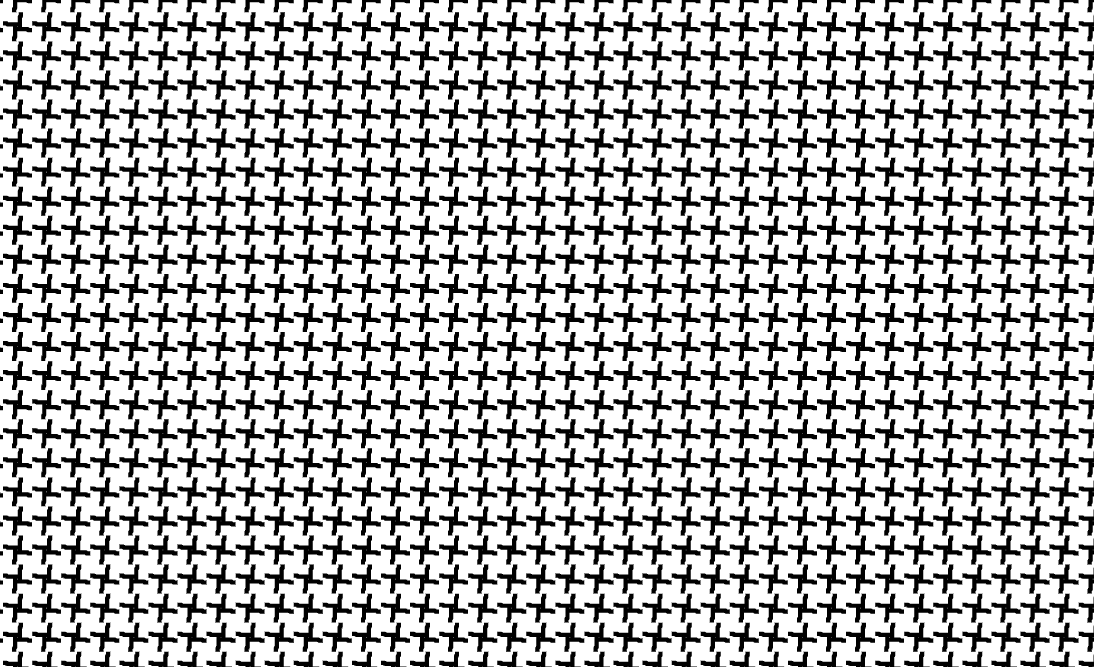
#> input picture studentDemos/images/C4pinwheel.png, 1094 x 667 px, found by its file name
$ jupyter execute --allow-errors translations_only_PH.ipynb
#> lines starting #> are read from the running program, lines starting #| are printed output that depends on the picture
## Detecting Translational Symmetry with Persistent Homology

If $\Gamma$ is the group of translational symmetries, then $E(2)/\Gamma$ will be a torus. Thus, if we only sample translations, we expect the persistent homology to indicate two $H_1$ homology classes over $Z_2$ and $Z_3$ for images with $C1, C2, C3, C4,$ and $C6$ symmetry. This code will sample only translational isometries, and then use the pixel embedding of snapshots of those isometries to calculate the persistent homology.

[cell 1]
# importing packages
from ripser import ripser
from persim import plot_diagrams
from numpy import pi,sin,cos
import numpy as np
import matplotlib.pyplot as plt
from matplotlib import cm
import random
from math import dist
from math import sqrt
from math import ceil
from PIL import Image
from PIL import ImageFilter
from IPython.display import display
import glob
from sklearn.metrics import pairwise_distances
from sklearn.metrics.pairwise import paired_distances

[cell 2]
# Code needed to create data and calculate persistent homology

# Given an image, a lens size, and a translation, translation_snapshot()
# returns a snapshot after the translation is performed.
def translation_snapshot(img, lens_sz, translation):
    (a,b) = translation
    translation = (-a,-b)
    (x,y) = upper_left_center(img, translation)
    (length, height) = img.size

    lens_corner_x = x - lens_sz/2.0
    lens_corner_y = y - lens_sz/2.0
    ret_img = img.crop((lens_corner_x,lens_corner_y, lens_corner_x+lens_sz, lens_corner_y+lens_sz))

    #make sure didn't fall off of the image
    (ret_length, ret_height) = ret_img.size
    if (lens_corner_x<0 or lens_corner_y<0 or lens_corner_x+lens_sz>length or lens_corner_y+lens_sz>height):
        print("I came off the page!")
        return False
    return ret_img

# Given a point with the origin at the center of the image, upper_left_center()
# returns the same point but with coordinates with an origin at the top left corner.
# This is a helper function for translation_snapshot().
def upper_left_center(img, center):
    (x,y) = center
    (l, h) = img.size
    return (l/2.0+x , h/2.0 - y)

# get_pixel_isom() converts a list of isometries into a list of the associated
# pixel vector embeddings
def get_pixel_isom(isoms, img, lens):
    isom_images = []
    for iso in isoms:
        isom_images.append(translation_snapshot(img, lens, iso))
    ret_lst = []
    for elem in isom_images:
        arr = np.asarray(elem)
        arr = arr.reshape(-1)
        ret_lst.append(arr)
    ret_lst = np.asarray(ret_lst)
    return ret_lst

# generate a list of random isometries such that the lens does not fall off of the page
def generate_isoms(img, lens_sz, n_samples):
    lens_range = ((min(img.size)/sqrt(2))-lens_sz)/2.0
    x_trans = (lens_range*2*np.random.random(n_samples) - lens_range)
    y_trans = (lens_range*2*np.random.random(n_samples) - lens_range)
    isoms = []
    for i in range(n_samples):
        isoms.append((x_trans[i], y_trans[i]))
    return isoms

# generate a persistent homology graph with ripser and show the H1 intervals
def persistent_homology(img, lens_sz, n_samples, c):
    isoms = generate_isoms(img, lens_sz, n_samples)
    data = get_pixel_isom(isoms, img, lens_sz)

    # make persistent homology plot with ripser
    res = ripser(data, maxdim=1,  coeff =c)
    dgms = res['dgms']
    plt.figure(figsize = (4,4))
    plt.title("$\mathbb{Z} /$"+str(c)+"$\mathbb{Z}$")
    plot_diagrams(dgms)

    # see how many points are persisting
    H1 = res['dgms'][1].tolist() # all intervals in H1
    d = []
    for pair in H1:
        d.append(pair[1] - pair[0]) # finding lengths of intervals in H1
    d.sort(reverse = True) # sorting from longest to shortest intervals
    print("largest 7 lengths of H1 intervals")
    print(d[:7])

## Point Group: $C_1$

#> (a cell that did not finish here is left out)

#> (a cell that did not finish here is left out)

#> (a cell that did not finish here is left out)

As expected, these results indicate that there are two $H_1$ homology classes over $Z_2$ and $Z_3$!

## Point Group: $C_2$

#> (a cell that did not finish here is left out)

#> (a cell that did not finish here is left out)

#> (a cell that did not finish here is left out)

As expected, these results indicate that there are two $H_1$ homology classes over $Z_2$ and $Z_3$!

## Point Group: $C_3$

#> (a cell that did not finish here is left out)

#> (a cell that did not finish here is left out)

#> (a cell that did not finish here is left out)

As expected, these results indicate that there are two $H_1$ homology classes over $Z_2$ and $Z_3$!

## Point Group: $C_4$

[cell 12]
img = Image.open('images/C4pinwheel.png')
#> img is the input picture: PIL image 1094x667 RGBA; mean R, G, B, A 177.5, 177.5, 177.5, 255
img = img.convert('L')
#> img: PIL image 1094x667 L
display(img)

[cell 13]
persistent_homology(img, 60, 1000, 2)
#> in persistent_homology, `isoms = generate_isoms(img, lens_sz, n_samples)`: isoms = 1000 pairs, first value -205.6 to 205.7, second value -205.7 to 205.2
#> the loop in get_pixel_isom, `for iso in isoms:` made 1000 passes
#> (a in translation_snapshot, b in translation_snapshot, translation in translation_snapshot, lens_corner_x in translation_snapshot, lens_corner_y in translation_snapshot) on passes 1 to 3: (20.09, 38.23, (-20.09, -38.23), 496.9, 341.7), (88.58, -201.7, (-88.58, 201.7), 428.4, 101.8), (42.3, -9.95, (-42.3, 9.95), 474.7, 293.5)
#> in get_pixel_isom, `ret_lst = np.asarray(ret_lst)`:
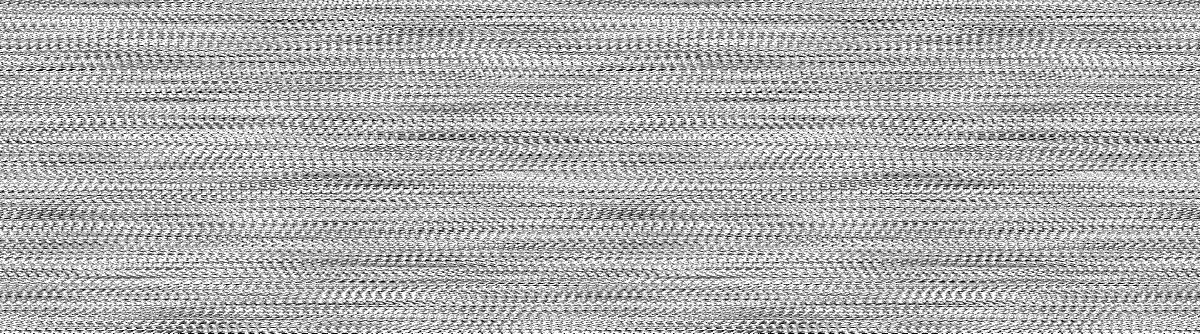
#> ret_lst: shape (1000, 3600) (shown at 1/3 size); min 0, max 255, mean 177.2
#> (the call stopped at in persistent_homology, `res = ripser(data, maxdim=1,  coeff =c)`: ripser is not available in this run)

[cell 14]
persistent_homology(img, 60, 1000, 3)
#> call 2 of get_pixel_isom, with lens = 60
#> the loop in get_pixel_isom (call 2), `for iso in isoms:` made 1000 passes
#> iso on passes 1 to 3: (128.2, -35.42), (-9.84, 53.36), (9.53, 114.7)
#> pass 1, in translation_snapshot (call 1001), `ret_img = img.crop((lens_corner_x,lens_corner_y, lens_corner_x+lens_sz..`:
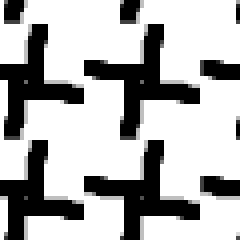
#> ret_img: PIL image 60x60 L (shown 4 times larger); min 0, max 255, mean 179.1
#> in get_pixel_isom (call 2), `ret_lst = np.asarray(ret_lst)`:
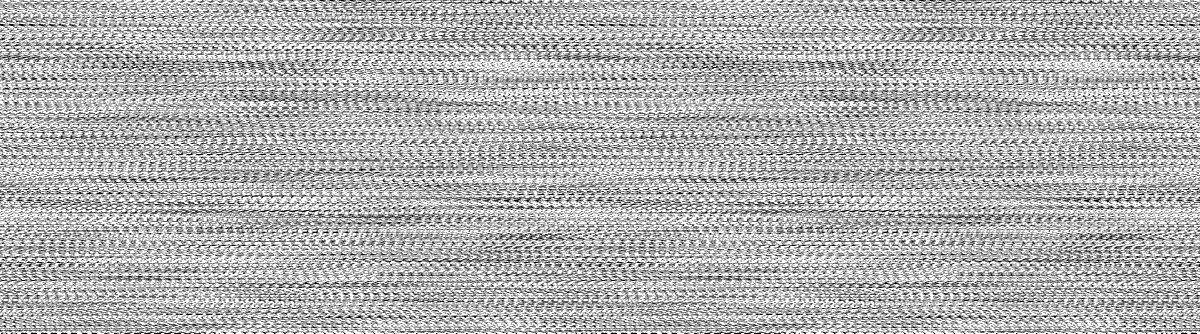
#> ret_lst: shape (1000, 3600) (shown at 1/3 size); min 0, max 255, mean 177.3
#> (the call stopped at in persistent_homology, `res = ripser(data, maxdim=1,  coeff =c)`: ripser is not available in this run)

As expected, these results indicate that there are two $H_1$ homology classes over $Z_2$ and $Z_3$!

## Point Group: $C_6$

[cell 15]
img = Image.open('images/C6 star.png')
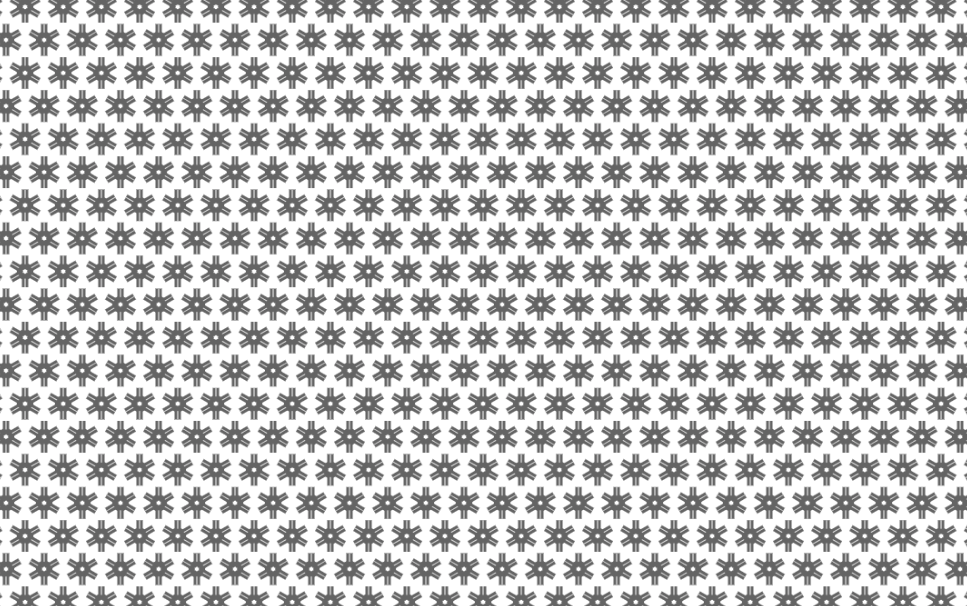
#> input picture studentDemos/images/C6 star.png, 967 x 606 px, found by its file name
#> img is the input picture: PIL image 967x606 RGBA; mean R, G, B, A 197, 197, 197, 255
img = img.convert('L')
#> img: PIL image 967x606 L
display(img)

[cell 16]
persistent_homology(img, 60, 1000, 2)
#> call 3 of get_pixel_isom, with lens = 60
#> the loop in get_pixel_isom (call 3), `for iso in isoms:` made 1000 passes
#> iso on passes 1 to 3: (-76.41, -49.09), (24.51, -74.58), (-133.6, -159)
#> pass 1, in translation_snapshot (call 2001), `ret_img = img.crop((lens_corner_x,lens_corner_y, lens_corner_x+lens_sz..`:
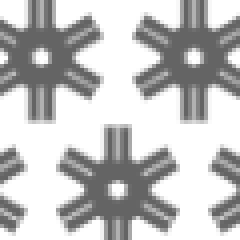
#> ret_img: PIL image 60x60 L (shown 4 times larger); min 100, max 255, mean 192.9
#> in get_pixel_isom (call 3), `ret_lst = np.asarray(ret_lst)`:
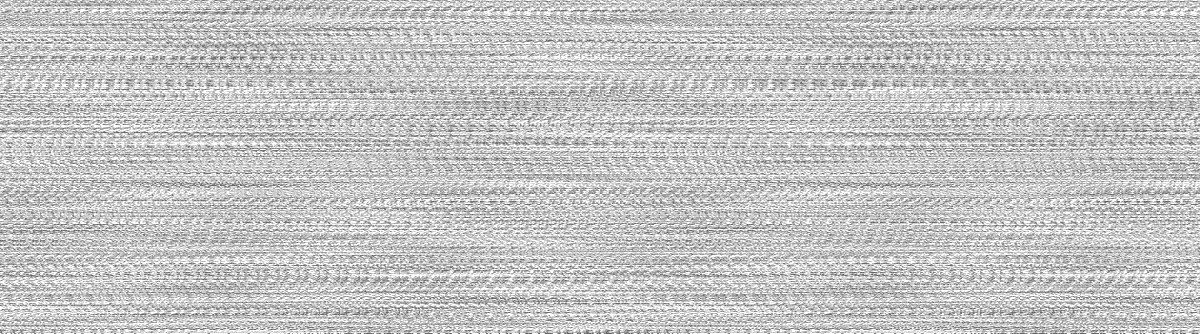
#> ret_lst: shape (1000, 3600) (shown at 1/3 size); min 100, max 255, mean 197.2
#> (the call stopped at in persistent_homology, `res = ripser(data, maxdim=1,  coeff =c)`: ripser is not available in this run)

[cell 17]
persistent_homology(img, 60, 1000, 3)
#> call 4 of get_pixel_isom, with lens = 60
#> the loop in get_pixel_isom (call 4), `for iso in isoms:` made 1000 passes
#> iso on passes 1 to 3: (-46.14, 37.43), (-26.28, 4.99), (67.46, 104)
#> pass 1, in translation_snapshot (call 3001), `ret_img = img.crop((lens_corner_x,lens_corner_y, lens_corner_x+lens_sz..`:
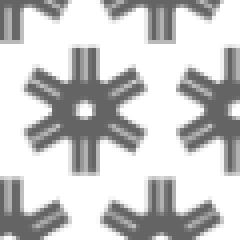
#> ret_img: PIL image 60x60 L (shown 4 times larger); min 100, max 255, mean 199.9
#> pass 2, in translation_snapshot (call 3002), `ret_img = img.crop((lens_corner_x,lens_corner_y, lens_corner_x+lens_sz..`:
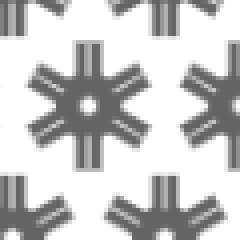
#> ret_img: PIL image 60x60 L (shown 4 times larger); min 100, max 255, mean 200.4
#> pass 3, in translation_snapshot (call 3003), `ret_img = img.crop((lens_corner_x,lens_corner_y, lens_corner_x+lens_sz..`:
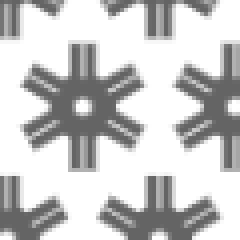
#> ret_img: PIL image 60x60 L (shown 4 times larger); min 100, max 255, mean 200.7
#> in get_pixel_isom (call 4), `ret_lst = np.asarray(ret_lst)`:
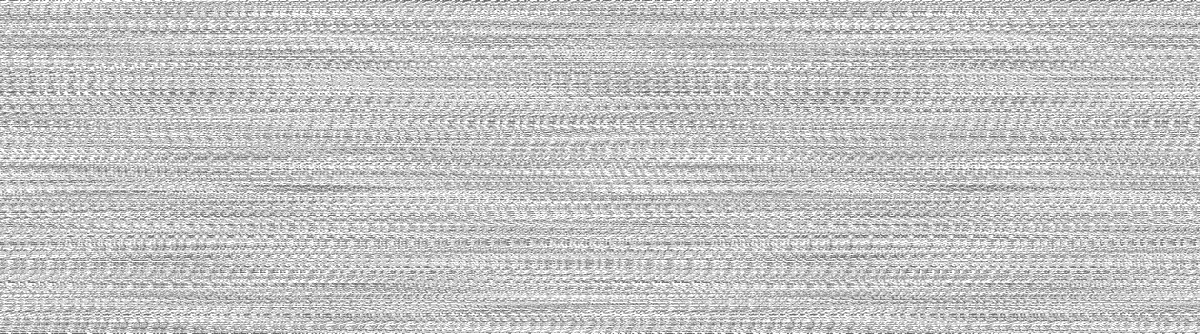
#> ret_lst: shape (1000, 3600) (shown at 1/3 size); min 100, max 255, mean 197.4
#> (the call stopped at in persistent_homology, `res = ripser(data, maxdim=1,  coeff =c)`: ripser is not available in this run)
